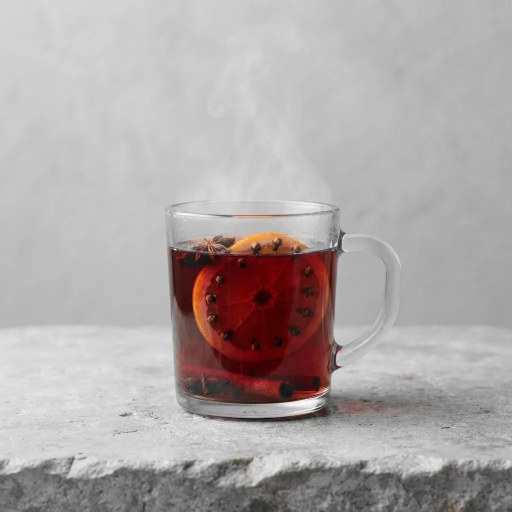
#> input picture assets/drinks/bishop.webp, 1024 x 1024 px, given in place of bishop.webp.webp, which was not available (shown at 1/2 size)
$ python .ink.py ../../../assets/drinks/bishop.webp
#> lines starting #> are read from the running program, lines starting #| are printed output that depends on the picture; pictures that were not available may be replaced by others from this repository, and a replacement may not be noted
import sys, json, math
import numpy as np
from PIL import Image
SRC="/Users/janmcqueeny/Projects/drinkdex-worktrees/polish/assets/drinks/"
def srgb2lin(c): c=np.asarray(c,float); return np.where(c<=0.04045,c/12.92,((c+0.055)/1.055)**2.4)
def lin2srgb(c): c=np.clip(c,0,1); return np.where(c<=0.0031308,c*12.92,1.055*c**(1/2.4)-0.055)
def rgb2oklab(rgb):
    r,g,b=srgb2lin(rgb)
    l=0.4122214708*r+0.5363325363*g+0.0514459929*b
    m=0.2119034982*r+0.6806995451*g+0.1073969566*b
    s=0.0883024619*r+0.2817188376*g+0.6299787005*b
    l,m,s=np.cbrt(l),np.cbrt(m),np.cbrt(s)
    return np.array([0.2104542553*l+0.7936177850*m-0.0040720468*s,1.9779984951*l-2.4285922050*m+0.4505937099*s,0.0259040371*l+0.7827717662*m-0.8086757660*s])
def oklab2rgb(lab):
    L,a,b=lab
    l=(L+0.3963377774*a+0.2158037573*b)**3
    m=(L-0.1055613458*a-0.0638541728*b)**3
    s=(L-0.0894841775*a-1.2914855480*b)**3
    r=4.0767416621*l-3.3077115913*m+0.2309699292*s
    g=-1.2684380046*l+2.6097574011*m-0.3413193965*s
    bb=-0.0041960863*l-0.7034186147*m+1.7076147010*s
    return lin2srgb(np.array([r,g,bb]))
def lch(L,C,h): return oklab2rgb([L,C*math.cos(h),C*math.sin(h)])
def hexof(rgb): return '#%02X%02X%02X'%tuple(int(round(x*255)) for x in np.clip(rgb,0,1))
def lum(rgb): r,g,b=srgb2lin(rgb); return 0.2126*r+0.7152*g+0.0722*b
def cr(a,b):
    la,lb=lum(a),lum(b); hi,lo=max(la,lb),min(la,lb); return (hi+0.05)/(lo+0.05)
def h2rgb(h): h=h.lstrip('#'); return np.array([int(h[i:i+2],16)/255 for i in (0,2,4)])
CREAM=h2rgb('#F7F2EA'); BONE=h2rgb('#F7F2EA'); ESP=h2rgb('#2B2322')
def sample(id):
#> called with id = '../../../assets/drinks/bishop.webp'
    im=Image.open(SRC+id+'.webp').convert('RGB').resize((256,256))
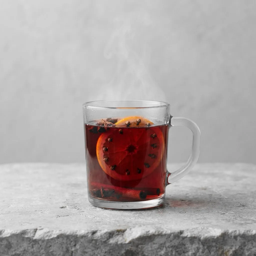
#> im: PIL image 256x256 RGB; mean R, G, B 174.4, 168.1, 167.4
    a=np.asarray(im).astype(float)/255
    a=a[40:230,50:206].reshape(-1,3)
    mx=a.max(1); mn=a.min(1); sat=np.where(mx>0,(mx-mn)/np.maximum(mx,1e-6),0)
    sel=a[(sat>0.28)&(mx>0.18)]
    if len(sel)<60: return None
    lab=np.array([rgb2oklab(p) for p in sel[::max(1,len(sel)//3000)]])
    h=np.arctan2(lab[:,2],lab[:,1]); C=np.hypot(lab[:,1],lab[:,2])
#> after `h = np.arctan2(lab[:, 2], lab[:, 1])`: h = 5733 values, max 1.4 at index 288, min 0.142 at index 507, mean 0.509
#> after `C = np.hypot(lab[:, 1], lab[:, 2])`: C = 5733 values, max 0.202 at index 1333, min 0.0213 at index 5732, mean 0.0965
    bins=np.floor((h+math.pi)/(2*math.pi)*24).astype(int)%24
#> bins = 5733 values, max 17 at index 103, min 12 at index 385, mean 13.29
    w=np.bincount(bins,weights=C,minlength=24)
#> w = 24 values, max 448.4 at index 13, min 0 at index 0, mean 23.05
    # smooth
    ws=w+0.5*np.roll(w,1)+0.5*np.roll(w,-1)
#> ws = 24 values, max 483.7 at index 13, min 0 at index 0, mean 46.1
    k=int(np.argmax(ws))
#> k = 13
    m=(np.abs(((bins-k+12)%24)-12)<=1)
    hh=math.atan2(np.median(lab[m,2]),np.median(lab[m,1])); cc=float(np.median(C[m])); LL=float(np.median(lab[m,0]))
#> after `hh = math.atan2(np.median(lab[m, 2]), np.median(lab[m, 1]))`: hh = 0.474
#> after `cc = float(np.median(C[m]))`: cc = 0.1
#> after `LL = float(np.median(lab[m, 0]))`: LL = 0.324
    return LL,cc,hh
def derive(LL,cc,hh):
    # wash: page tint
    wash=lch(0.935,min(cc*0.35,0.035),hh)
    # deep: block ground, bone text >= 7:1
    L=0.36; C=min(max(cc,0.05)*0.9,0.11)
    while cr(lch(L,C,hh),BONE)<7.5: L-=0.005
    deep=lch(L,C,hh)
    # ink: text on cream and on wash >= 4.5
    L=0.55; C2=min(max(cc,0.05),0.14)
    while min(cr(lch(L,C2,hh),CREAM),cr(lch(L,C2,hh),wash))<4.8: L-=0.005
    ink=lch(L,C2,hh)
    # vivid: sampled colour itself for rules/edges (decorative)
    vivid=lch(min(max(LL,0.55),0.72),min(cc,0.16),hh)
    return dict(wash=hexof(wash),deep=hexof(deep),ink=hexof(ink),vivid=hexof(vivid),
      boneOnDeep=round(cr(deep,BONE),2),inkOnCream=round(cr(ink,CREAM),2),inkOnWash=round(cr(ink,wash),2),espOnWash=round(cr(ESP,wash),2))
if __name__=='__main__':
    out={}
    for id in sys.argv[1:]:
        s=sample(id)
#> s = (0.324, 0.1, 0.474)
        if s is None: print(id,'NO SAMPLE'); continue
        out[id]=derive(*s); out[id]['hue']=round(math.degrees(s[2])); out[id]['chroma']=round(s[1],3)
        print(id, json.dumps(out[id]))
#| ../../../assets/drinks/bishop.webp {"wash": "#FFE1DD", "deep": "#642722", "ink": "#994F47", "vivid": "#A45951", "boneOnDeep": 10.16, "inkOnCream": 5.3, "inkOnWash": 4.81, "espOnWash": 12.51, "hue": 27, "chroma": 0.1}
    json.dump(out,open(sys.argv[0].replace('.ink.py','.ink.json'),'w'),indent=1)

$ run again, on assets/drinks/midori-sour.webp
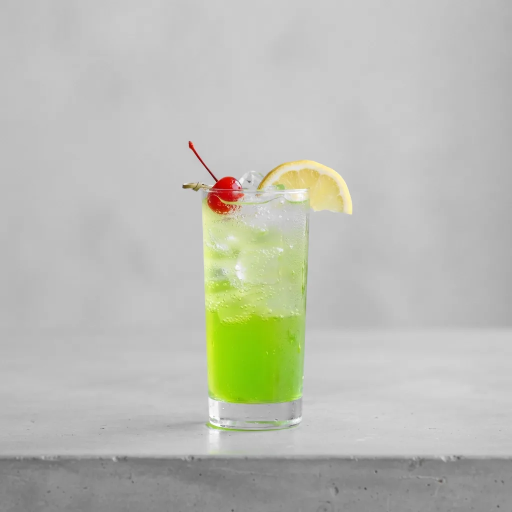
#> input picture assets/drinks/midori-sour.webp, 1024 x 1024 px, given in place of midori-sour.webp.webp, which was not available (shown at 1/2 size)
#> in sample, `im=Image.open(SRC+id+'.webp').convert('RGB').resize((256,256))`:
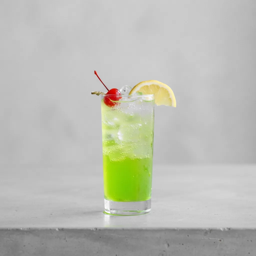
#> im: PIL image 256x256 RGB; mean R, G, B 187.3, 188.9, 179.9
#> h = 4265 values, max 2.35 at index 3934, min -0.0101 at index 400, mean 2
#> C = 4265 values, max 0.227 at index 243, min 0.0419 at index 440, mean 0.148
#> bins = 4265 values, max 20 at index 407, min 11 at index 400, mean 19.1
#> w = 24 values, max 431.1 at index 20, min 0 at index 0, mean 26.32
#> ws = 24 values, max 485.1 at index 20, min 0 at index 0, mean 52.63
#> k = 20
#> hh = 2.16
#> cc = 0.172
#> LL = 0.796
#> s = (0.796, 0.172, 2.16)
#> (printed output is left out)

$ run again, on assets/drinks/port-cobbler.webp
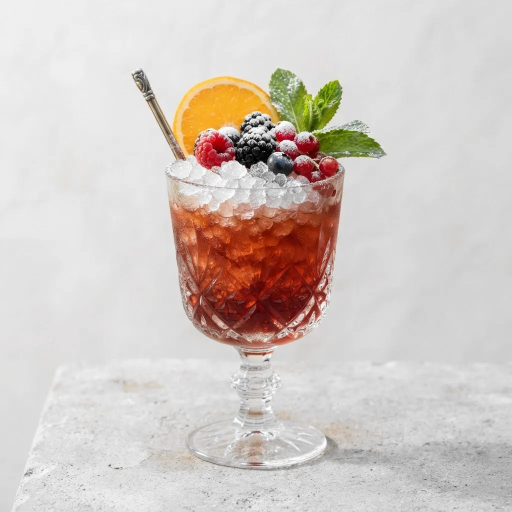
#> input picture assets/drinks/port-cobbler.webp, 1024 x 1024 px, given in place of port-cobbler.webp.webp, which was not available (shown at 1/2 size)
#> in sample, `im=Image.open(SRC+id+'.webp').convert('RGB').resize((256,256))`:
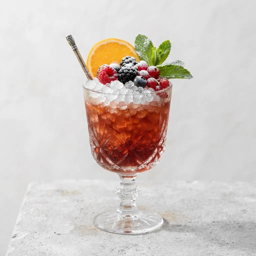
#> im: PIL image 256x256 RGB; mean R, G, B 210, 201.1, 195.8
#> h = 3836 values, max 2.31 at index 408, min -2.1 at index 1290, mean 0.873
#> C = 3836 values, max 0.214 at index 920, min 0.0207 at index 1290, mean 0.121
#> bins = 3836 values, max 20 at index 11, min 3 at index 1290, mean 14.87
#> w = 24 values, max 221.8 at index 14, min 0 at index 0, mean 19.29
#> ws = 24 values, max 275 at index 14, min 0 at index 0, mean 38.57
#> k = 14
#> hh = 0.568
#> cc = 0.125
#> LL = 0.474
#> s = (0.474, 0.125, 0.568)
#> (printed output is left out)

$ run again, on assets/drinks/rob-roy.webp
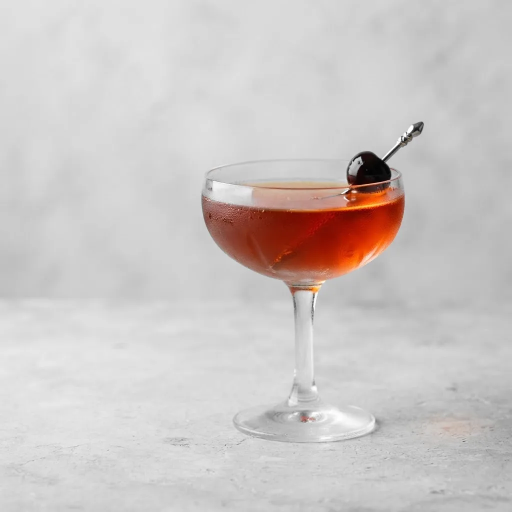
#> input picture assets/drinks/rob-roy.webp, 1024 x 1024 px, given in place of rob-roy.webp.webp, which was not available (shown at 1/2 size)
#> in sample, `im=Image.open(SRC+id+'.webp').convert('RGB').resize((256,256))`:
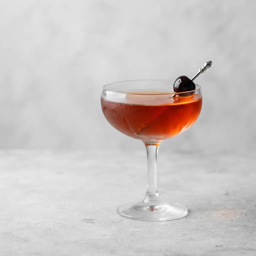
#> im: PIL image 256x256 RGB; mean R, G, B 204.2, 198.8, 197.3
#> h = 3463 values, max 1.38 at index 3429, min 0.27 at index 1, mean 0.63
#> C = 3463 values, max 0.213 at index 2713, min 0.023 at index 3, mean 0.129
#> bins = 3463 values, max 17 at index 55, min 13 at index 0, mean 14.06
#> w = 24 values, max 385.1 at index 14, min 0 at index 0, mean 18.64
#> ws = 24 values, max 413.5 at index 14, min 0 at index 0, mean 37.28
#> k = 14
#> hh = 0.599
#> cc = 0.136
#> LL = 0.476
#> s = (0.476, 0.136, 0.599)
#| ../../../assets/drinks/rob-roy.webp {"wash": "#FFE2DA", "deep": "#6B200F", "ink": "#A7442D", "vivid": "#B34E37", "boneOnDeep": 10.24, "inkOnCream": 5.38, "inkOnWash": 4.89, "espOnWash": 12.54, "hue": 34, "chroma": 0.136}
